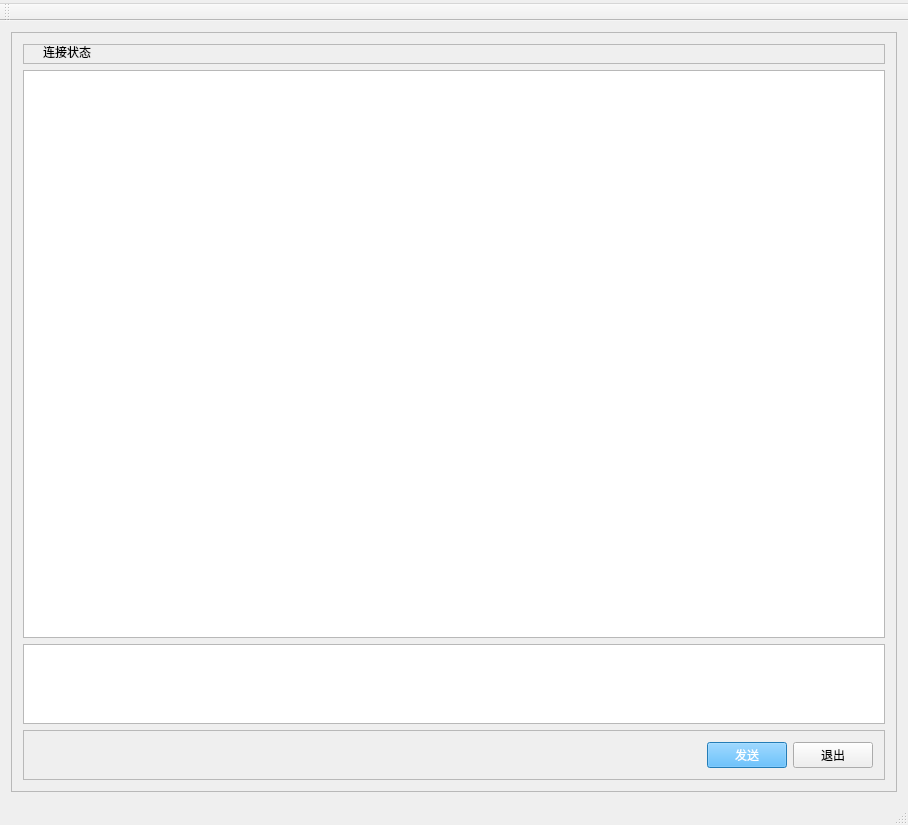
<?xml version="1.0" encoding="UTF-8"?>
<ui version="4.0">
 <class>MainWindow</class>
 <widget class="QMainWindow" name="MainWindow">
  <property name="geometry">
   <rect>
    <x>0</x>
    <y>0</y>
    <width>908</width>
    <height>825</height>
   </rect>
  </property>
  <property name="sizePolicy">
   <sizepolicy hsizetype="Preferred" vsizetype="Preferred">
    <horstretch>0</horstretch>
    <verstretch>0</verstretch>
   </sizepolicy>
  </property>
  <property name="minimumSize">
   <size>
    <width>908</width>
    <height>825</height>
   </size>
  </property>
  <property name="maximumSize">
   <size>
    <width>908</width>
    <height>825</height>
   </size>
  </property>
  <property name="windowTitle">
   <string>MainWindow</string>
  </property>
  <widget class="QWidget" name="centralWidget">
   <property name="minimumSize">
    <size>
     <width>0</width>
     <height>0</height>
    </size>
   </property>
   <layout class="QGridLayout" name="gridLayout_2">
    <item row="0" column="0">
     <widget class="QFrame" name="frame_2">
      <property name="frameShape">
       <enum>QFrame::StyledPanel</enum>
      </property>
      <property name="frameShadow">
       <enum>QFrame::Raised</enum>
      </property>
      <layout class="QGridLayout" name="gridLayout_3">
       <item row="1" column="0">
        <widget class="QTextBrowser" name="txtMsgDisplay">
         <property name="maximumSize">
          <size>
           <width>16777213</width>
           <height>16777215</height>
          </size>
         </property>
        </widget>
       </item>
       <item row="3" column="0">
        <widget class="QFrame" name="frame_3">
         <property name="frameShape">
          <enum>QFrame::StyledPanel</enum>
         </property>
         <property name="frameShadow">
          <enum>QFrame::Raised</enum>
         </property>
         <layout class="QGridLayout" name="gridLayout">
          <item row="0" column="0">
           <spacer name="horizontalSpacer">
            <property name="orientation">
             <enum>Qt::Horizontal</enum>
            </property>
            <property name="sizeHint" stdset="0">
             <size>
              <width>635</width>
              <height>20</height>
             </size>
            </property>
           </spacer>
          </item>
          <item row="0" column="1">
           <widget class="QPushButton" name="btnSend">
            <property name="styleSheet">
             <string notr="true">background-color: rgb(50, 173, 255);
color: rgb(255, 255, 255);</string>
            </property>
            <property name="text">
             <string>发送</string>
            </property>
           </widget>
          </item>
          <item row="0" column="2">
           <widget class="QPushButton" name="pushButton">
            <property name="text">
             <string>退出</string>
            </property>
           </widget>
          </item>
         </layout>
        </widget>
       </item>
       <item row="0" column="0">
        <widget class="QFrame" name="frame">
         <property name="minimumSize">
          <size>
           <width>0</width>
           <height>20</height>
          </size>
         </property>
         <property name="frameShape">
          <enum>QFrame::StyledPanel</enum>
         </property>
         <property name="frameShadow">
          <enum>QFrame::Raised</enum>
         </property>
         <widget class="QLabel" name="lblStatus">
          <property name="geometry">
           <rect>
            <x>20</x>
            <y>0</y>
            <width>72</width>
            <height>15</height>
           </rect>
          </property>
          <property name="text">
           <string>连接状态</string>
          </property>
         </widget>
        </widget>
       </item>
       <item row="2" column="0">
        <widget class="QTextEdit" name="txtInput">
         <property name="maximumSize">
          <size>
           <width>16777215</width>
           <height>80</height>
          </size>
         </property>
        </widget>
       </item>
      </layout>
     </widget>
    </item>
   </layout>
  </widget>
  <widget class="QMenuBar" name="menuBar">
   <property name="geometry">
    <rect>
     <x>0</x>
     <y>0</y>
     <width>908</width>
     <height>26</height>
    </rect>
   </property>
   <widget class="QMenu" name="menu">
    <property name="title">
     <string/>
    </property>
   </widget>
   <addaction name="menu"/>
  </widget>
  <widget class="QToolBar" name="mainToolBar">
   <attribute name="toolBarArea">
    <enum>TopToolBarArea</enum>
   </attribute>
   <attribute name="toolBarBreak">
    <bool>false</bool>
   </attribute>
  </widget>
  <widget class="QStatusBar" name="statusBar"/>
 </widget>
 <layoutdefault spacing="6" margin="11"/>
 <resources/>
 <connections/>
</ui>
